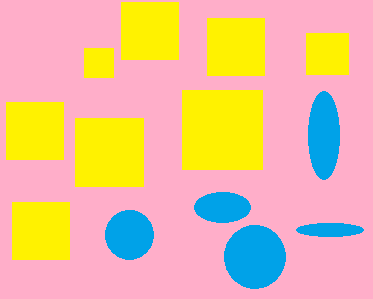
//> input picture images/1.bmp, 373 x 299 px
$ ./main ../images/1.bmp   (built with g++ and OpenCV 4)
//> lines starting //> are read from the running program, lines starting //| are printed output that depends on the picture; after the words box and inside, x2 and y2 are one past the last pixel; in counts of white or black regions, pixels touching at a corner belong together
/*
 * Данная программа представляет собой простой пример поиска простых геометрических форм на изображении
 * Пешкичев Роман. 2016 год
 */
#include "opencv2/opencv.hpp"
#include <stdio.h>
#include <cmath>
#include <iostream>

using namespace cv;
using namespace std;

/*
 * Массивы для хранения изображений
 */
Mat src;
Mat gray;
Mat canny_output;

/*
 * Вектора для хранения контуров и их иерархии
 */
vector<vector<Point> > contours;
vector<Point> approx;

/*
* Функция отрисовывает строку @label внутри контура @contour на изображении @im
*/
void setLabel(Mat& im, const string label, vector<Point>& contour)
{
	int fontface = FONT_HERSHEY_SIMPLEX;
	double scale = 0.4;
	int thickness = 1;
	int baseline = 0;

	Size text = getTextSize(label, fontface, scale, thickness, &baseline);
	Rect r = boundingRect(contour);

	Point pt(r.x + ((r.width - text.width) / 2), r.y + ((r.height + text.height) / 2));
	rectangle(im, pt + Point(0, baseline), pt + Point(text.width, -text.height), CV_RGB(255, 255, 255), CV_FILLED);
	putText(im, label, pt, fontface, scale, CV_RGB(0, 0, 0), thickness, 8);
}


int main(int argc, char **argv)
{
	/*
	* Создать окно для отображения изображения
	*/
	namedWindow("Result", CV_WINDOW_NORMAL);

	/*
	* считать изображение из файла, путь к которому был передан в качестве агрумента командной строки
	*/
	src = imread(argv[1]);
//> src is the input picture: 299 rows x 373 cols, CV_8UC3; mean B, G, R 154.2, 189.7, 233.6
	if (src.empty())
	{
		printf("Can't open file %s .\n",argv[1]);
		return -1;
	}

	/*
	 * Конвертировать изображение в полутоновое
	 */
	cvtColor(src, gray, CV_BGR2GRAY);
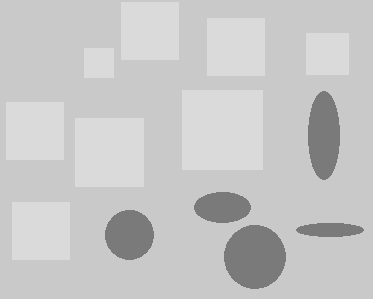
//> gray: 299 rows x 373 cols, CV_8UC1; min 122, max 218, mean 198.5

	/*
	 * Сгладить изображение простым усреднением.
	 * Значение яркости пикселя к которому будет привязано скользящее окно
	 * станет равно сумме всех элементов внутри скользящего окна, поделенной на их(элементов) количество
	 */
	blur( gray, gray, Size(3,3) );
//> gray: 299 rows x 373 cols, CV_8UC1; 5.11% of pixels changed, all inside (x1, y1, x2, y2) = (5, 1, 365, 290)

	/*
	 * Использовать оператор Canny для преобразования изображения @gray к черно-белому @canny_output,
	 * на котором останутся лишь конуры объектов
	 * Третий и четвертый параметры используются для удаления слабых границ. При значениях 0,255 не
	 * имеет эффекта. Подробнее https://ru.wikipedia.org/wiki/Оператор_Кэнни
	 * Пятый параметр - размер опрератора Собеля, используемого для вычисления градиента (1, 3, 5 или 7)
	 */
	Canny(gray, canny_output, 0, 255, 5);
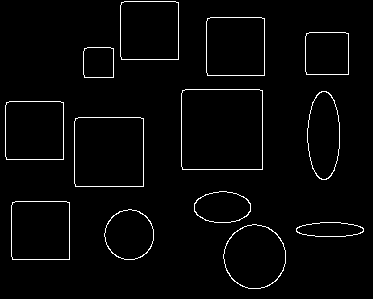
//> canny_output: 299 rows x 373 cols, CV_8UC1; 2.4% white in thin lines or dots

	/*
	 * Привести контуры к векторному виду и аппроксимировать
	 * CV_CHAIN_APPROX_NONE - не производить никакой аппроксимации
	 * CV_RETR_TREE - способ представления иерархии контуров hierarchy. CV_RETR_TREE - полная иерархия
	 * Point(0, 0) - сдвиг точек контуров относительно изображения из которого было вырезано, то на котором мы ищем контуры(здесь не используется, поэтому 0)
	 * canny_output - чернобелое изображение(выход алгоритма Canny)
	 * contours и hierarchy - структуры для хранения контуров и их иерархии соответсвенно
	 */
	findContours(canny_output, contours, CV_RETR_EXTERNAL, CV_CHAIN_APPROX_NONE);
//> contours = 13 contours; largest, box (x1, y1, x2, y2) and area: (181, 89, 263, 170) 6469, (74, 117, 144, 187) 4750, (11, 201, 70, 260) 3353, (5, 101, 64, 160) 3353, (206, 17, 265, 76) 3353

	/*
	 * Пройти по всем найденным контурам и нарисовать их на изображении
	 */
	for (unsigned i = 0; i < contours.size(); i++)
	{
		/*
		 * Вычислить площадь контура, периметр и компактность
		 * Компактность - это отношение площади к квадрату периметра
		 */
		double area = fabs(contourArea(contours[i]));
		double perim = arcLength(Mat(contours[i]), true);
		double compact = area / (perim * perim);

		/*
		 * Эта функция производит аппроксимацию точек контура, преобразуя их в сегменты(отрезки)
		 * и оставляя только их конечные точки.
		 * Функция строит отрезок между первой и последней точками контура и находит точку контура наиболее отклоняющуюяся
		 * от данного отрезка. Если расстояние между отрезком и точкой меньше третьего параметра(3.5% от периметра)
		 * то все точки контура удаляюся, остаются лишь конечные точки отрезка. Если же расстояние больше
		 * третьего параметра, то создаются два отрезка, разделеннных этой точкой и функция вызывается для каждого из
		 * этих отрезков и т.д.
		 * Последний параметр говорит, что мы имеем замкнутый контур, где первая и последняя точки совпадают
		 */
		approxPolyDP(Mat(contours[i]), approx, arcLength(Mat(contours[i]), true)*0.035, true);

		/*
		 * После аппроксимации для треугольков должно получится 3 точки в контуре,
		 * для четырехугольников 4 и т.д.
		 * 0.0625 - компактность квадрата
		 * 0.079577 - компактность круга
		 */
		if(approx.size()==3)
		{
			setLabel(src, "TRI", contours[i]);
		}
		else if( compact > 0.06 && compact< 0.065 && approx.size()==4 ) ////+-4% 0.0625
		{
			setLabel(src, "SQARE", contours[i]);
		}
		else if ( compact > 0.07 && compact< 0.087 && approx.size() >4 ) //+-10% 0.079577
		{
			setLabel(src, "CIR", contours[i]);
		}
		else if(approx.size()==6)
		{
			setLabel(src, "HEXA", contours[i]);
		}
	}
//> this loop made 13 passes
//> (area, perim, compact, approx, text in setLabel, r in setLabel, pt in setLabel) on passes 4, 7, 10, 11, 12: (3353, 229.7, 0.0636, 4 Points (x, y): [12, 202], [12, 259], [69, 259], [69, 202], Size(41, 9), Rect(11, 201, 59, 59), Point(20, 235)), (3353, 229.7, 0.0636, 4 Points (x, y): [6, 102], [6, 159], [63, 159], [63, 102], Size(41, 9), Rect(5, 101, 59, 59), Point(14, 135)), (889, 117.7, 0.0642, 4 Points (x, y): [84, 48], [84, 77], [113, 77], [113, 48], Size(41, 9), Rect(83, 47, 31, 31), Point(78, 67)), (1795, 167.7, 0.0639, 4 Points (x, y): [306, 33], [306, 74], [348, 74], [348, 33], Size(41, 9), Rect(305, 32, 44, 43), Point(306, 58)), (3353, 229.7, 0.0636, 4 Points (x, y): [207, 18], [207, 75], [264, 75], [264, 18], Size(41, 9), Rect(206, 17, 59, 59), Point(215, 51))
//> (area, perim, compact, text in setLabel, r in setLabel, pt in setLabel) on passes 1, 3, 6, 9: (3101, 209.8, 0.0704, Size(21, 9), Rect(223, 224, 63, 65), Point(244, 261)), (1915, 165.2, 0.0702, Size(21, 9), Rect(104, 209, 50, 51), Point(118, 239)), (4750, 273.7, 0.0634, Size(41, 9), Rect(74, 117, 70, 70), Point(88, 156)), (6469, 319.7, 0.0633, Size(41, 9), Rect(181, 89, 82, 81), Point(201, 134))
//> pass 1, in setLabel, `putText(im, label, pt, fontface, scale, CV_RGB(0, 0, 0), thickness, 8);`:
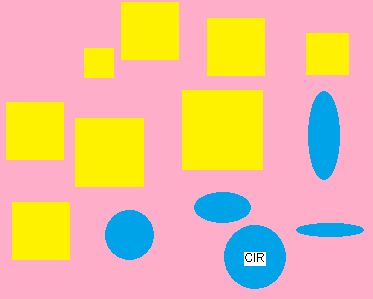
//> im: 299 rows x 373 cols, CV_8UC3; 0.28% of pixels changed, all inside (x1, y1, x2, y2) = (244, 252, 266, 266)
//> pass 3, in setLabel (call 2), `putText(im, label, pt, fontface, scale, CV_RGB(0, 0, 0), thickness, 8);`:
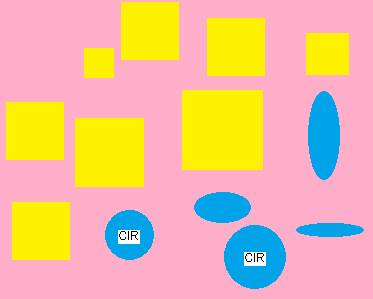
//> im: 299 rows x 373 cols, CV_8UC3; 0.28% of pixels changed, all inside (x1, y1, x2, y2) = (118, 230, 140, 244)
//> after the loop:
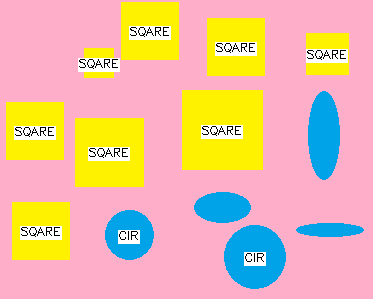
//> src: 299 rows x 373 cols, CV_8UC3; 4.77% of pixels changed, all inside (x1, y1, x2, y2) = (14, 26, 348, 266)

	/*
	* отобразить результат и ждать нажатия любой клавиши на клавиатуре
	*
	*/
	imshow("Result", src);
	waitKey(0);
	return 0;
}

$ run again, on images/4.bmp
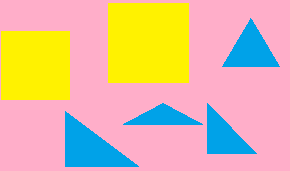
//> input picture images/4.bmp, 290 x 171 px
//> src is the input picture: 171 rows x 290 cols, CV_8UC3; mean B, G, R 159, 188, 225.4
//> `Canny(gray, canny_output, 0, 255, 5);`:
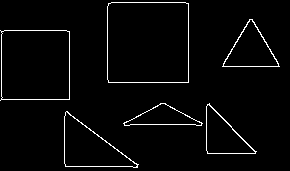
//> canny_output: 171 rows x 290 cols, CV_8UC1; 2.8% white in thin lines or dots
//> contours = 6 contours; box (x1, y1, x2, y2) and area: (107, 2, 189, 83) 6469, (0, 30, 70, 101) 4685, (64, 111, 139, 168) 2116, (222, 19, 280, 67) 1434, (206, 103, 257, 154) 1316, (123, 103, 203, 126) 894
//> the loop `for (unsigned i = 0; i < contours.size(); i++)` made 6 passes
//> (area, perim, compact, approx, text in setLabel, r in setLabel, pt in setLabel) on passes 1 to 3: (2116, 226, 0.0414, 3 Points (x, y): [65, 112], [65, 166], [137, 167], Size(19, 9), Rect(64, 111, 75, 57), Point(92, 144)), (1316, 170.7, 0.0452, 3 Points (x, y): [207, 104], [207, 153], [255, 153], Size(19, 9), Rect(206, 103, 51, 51), Point(222, 133)), (894, 178.2, 0.0281, 3 Points (x, y): [123, 123], [202, 123], [165, 103], Size(19, 9), Rect(123, 103, 80, 23), Point(153, 119))
//> after the loop `for (unsigned i = 0; i < contours.size(); i++)`:
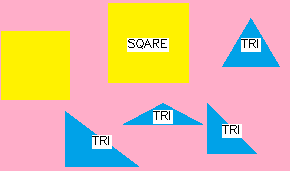
//> src: 171 rows x 290 cols, CV_8UC3; 3.44% of pixels changed, all inside (x1, y1, x2, y2) = (92, 38, 261, 149)
